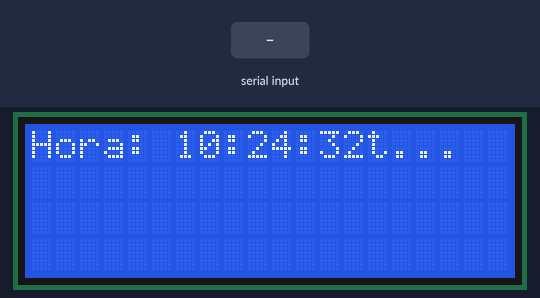
The sketch below on a simulated ESP32. Parts: 20×4 character LCD. The test bench sets the inputs (shaded band). WiFi joins after 1.5 s; servers stay silent unless stated; network time is answered at once with the bench clock; the local clock reads 2024-03-15 10:24:30 at power-on unless the sketch sets it; what the sketch prints to the serial monitor is not drawn.

Above: at 2.8 s.
2.9 s: "1\n" received over Serial
At 4.5 s:
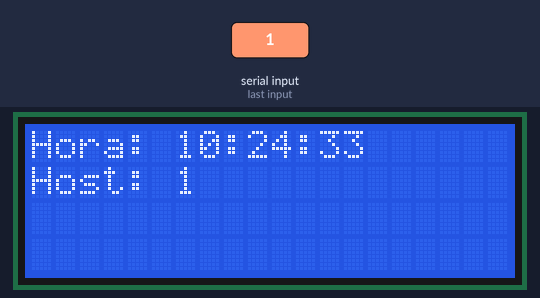
At 5.5 s:
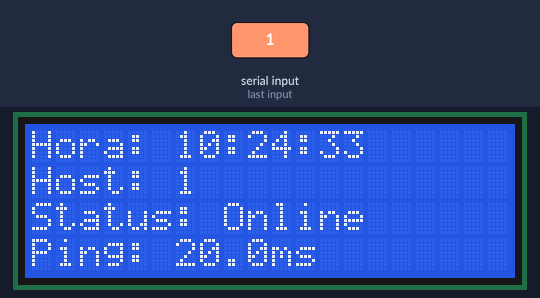
Timing chart, 0 to 7.0 s (numbered marks = the images above; inputs shaded):
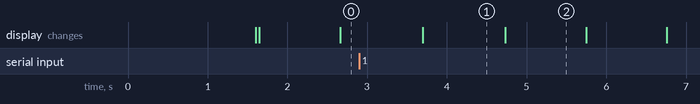

The sketch:

PingComEntrardaSerialIpWifi.ino
```cpp
//link do repositório: https://github.com/d-Jhon-b/IOT-Models.git
//link do exemplo no wolki: https://wokwi.com/projects/463375495463307265


#include <WiFi.h>
#include <ESPping.h> // Biblioteca disponível no seu Wokwi
#include <LiquidCrystal_I2C.h>
#include <NTPClient.h>
#include <WiFiUdp.h>

#define COLUNAS 20
#define LINHAS 4
LiquidCrystal_I2C lcd(0x27, COLUNAS, LINHAS);

const char *ssid = "Wokwi-GUEST";
const char *password = "";

WiFiUDP ntpUDP;
NTPClient timeClient(ntpUDP, "a.st1.ntp.br", -3 * 3600);

String host = "";

void setup() {
  Serial.begin(115200);
  lcd.init();
  lcd.backlight();

  WiFi.begin(ssid, password);
  lcd.setCursor(0, 0);
  lcd.print("Conectando WiFi...");

  while (WiFi.status() != WL_CONNECTED) {
    delay(500);
    Serial.print(".");
  }

  Serial.println("\nConectado!");
  Serial.print("IP local: ");
  Serial.println(WiFi.localIP());

  timeClient.begin();

  lcd.clear();
  lcd.setCursor(0, 0);
  lcd.print("Aguardando Host...");
  Serial.println("Digite o endereco do host (ex: 8.8.8.8) no Serial:");
}

void loop() {
  timeClient.update();

  // Atualiza a hora na primeira linha
  lcd.setCursor(0, 0);
  lcd.print("Hora: ");
  lcd.print(timeClient.getFormattedTime());

  if (Serial.available() > 0) {
    host = Serial.readStringUntil('\n');
    host.trim();

    if (host.length() > 0) {
      lcd.clear();
      // Mostra a hora novamente após o clear
      lcd.setCursor(0, 0);
      lcd.print("Hora: ");
      lcd.print(timeClient.getFormattedTime());

      lcd.setCursor(0, 1);
      lcd.print("Host: ");
      lcd.print(host.substring(0, 14));

      Serial.print("\nTestando ping para: ");
      Serial.println(host);

      // Na ESPping, o objeto geralmente é 'Ping'
      // O método ping() retorna true se houver resposta
      if (Ping.ping(host.c_str(), 3)) {
        float avgTime = Ping.averageTime();

        lcd.setCursor(0, 2);
        lcd.print("Status: Online    ");

        lcd.setCursor(0, 3);
        lcd.print("Ping: ");
        lcd.print(avgTime, 1); // Uma casa decimal
        lcd.print("ms      ");

        Serial.print("Sucesso! Tempo medio: ");
        Serial.print(avgTime);
        Serial.println("ms");
      } else {
        lcd.setCursor(0, 2);
        lcd.print("Status: Offline   ");
        lcd.setCursor(0, 3);
        lcd.print("Erro no Ping      ");
        Serial.println("Erro: Host inacessivel.");
      }
    }
  }

  delay(1000);
}
```

Measured:
- after the input at 2.9 s, the display: changes after 0.80 s (image 1)
- what the display in image 1 shows lasts 1.0 s, from 3.7 s to 4.7 s
